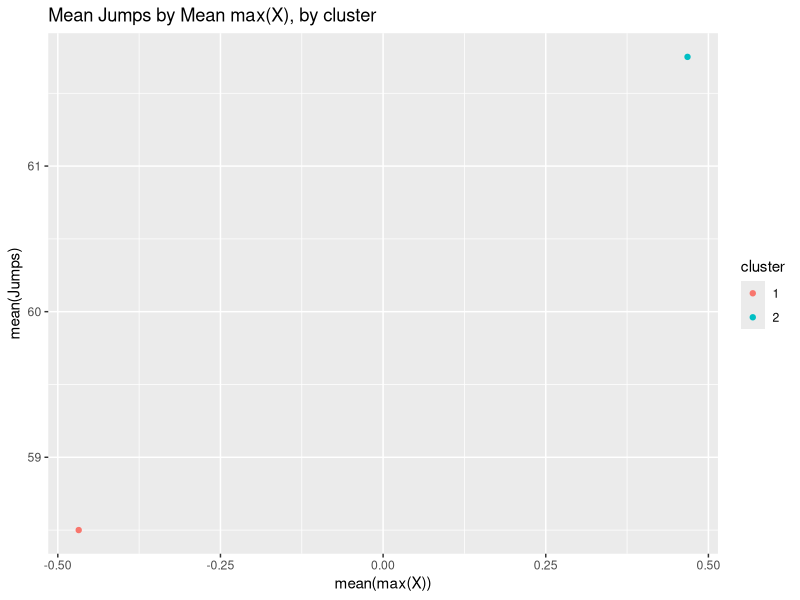
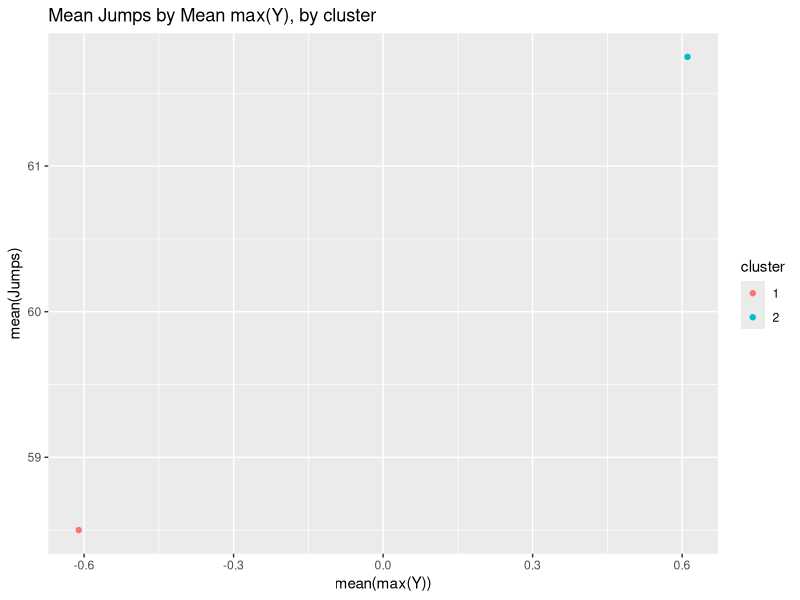
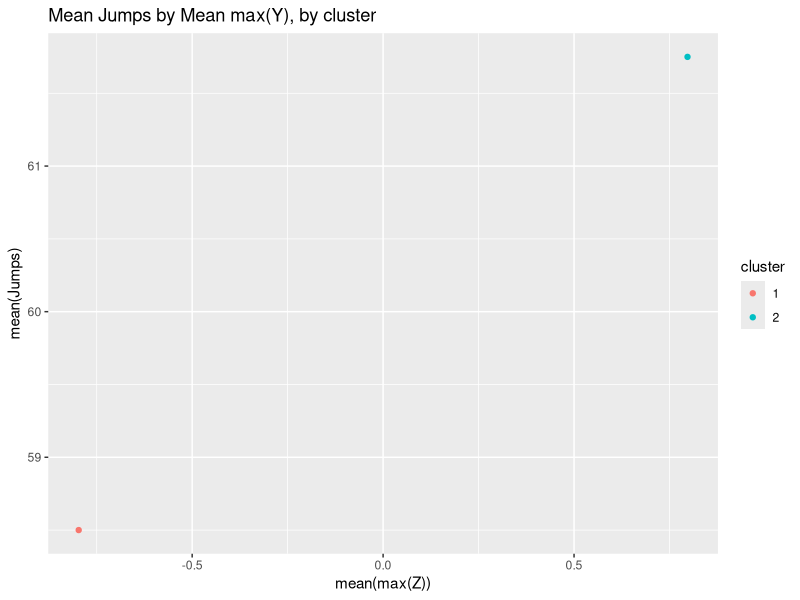
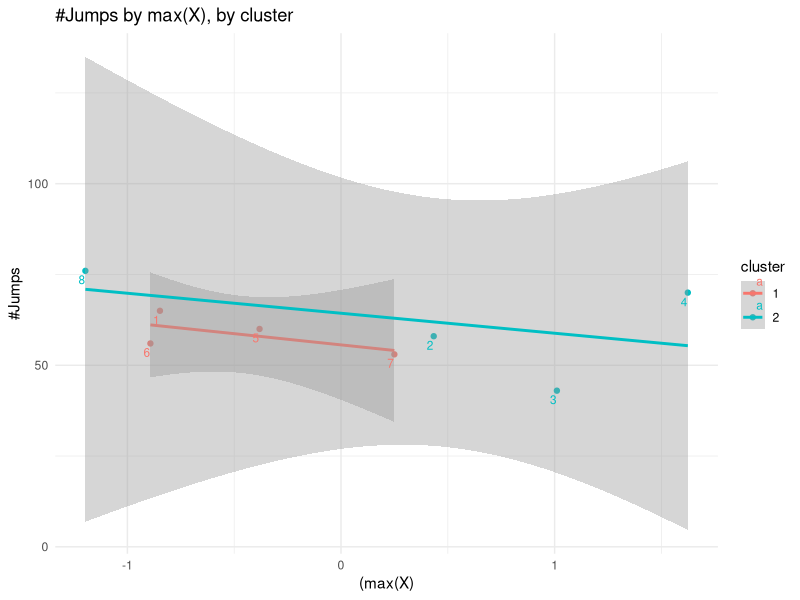
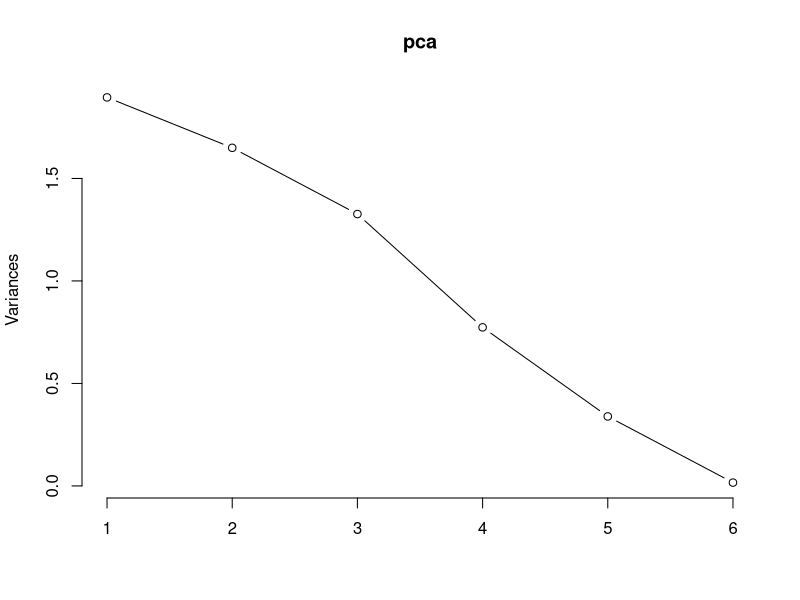
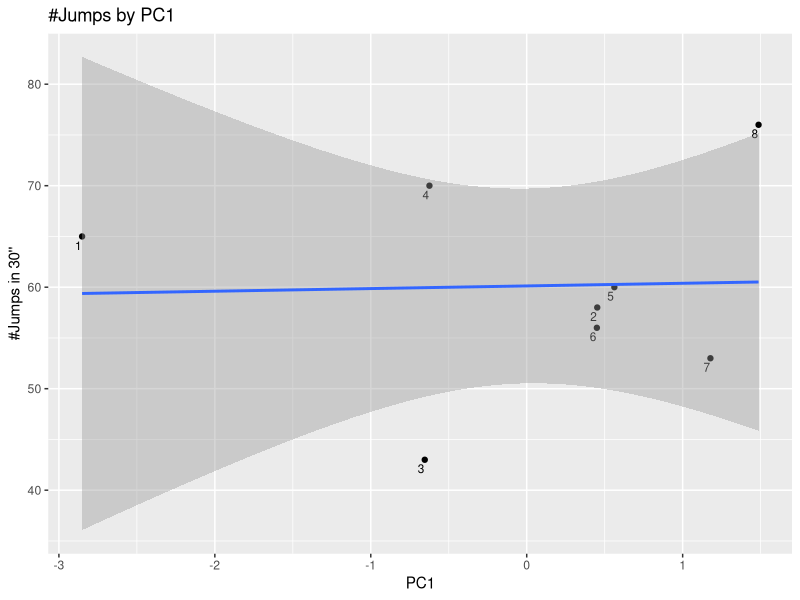
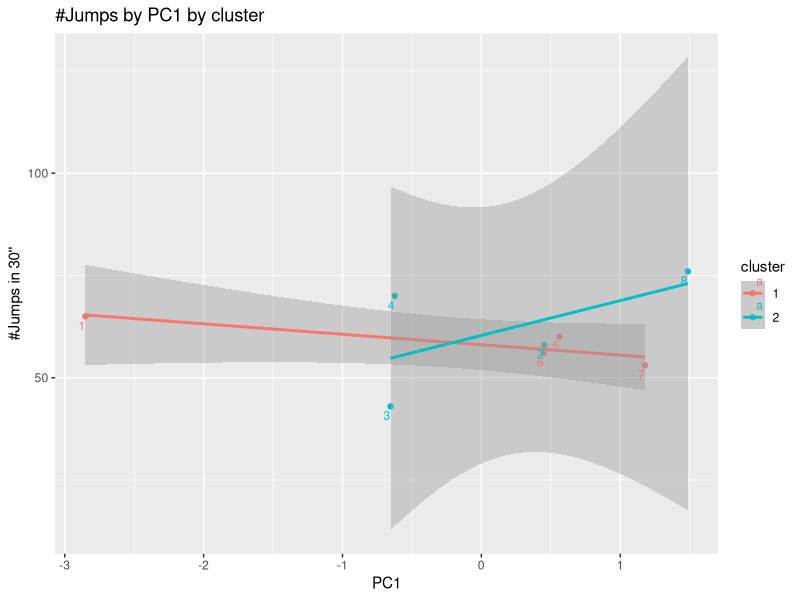

Reproduce these figures in R, in order.
## ---- chunk 1

# In our activity we did not specify who are the novices and who are the experts
# Here is our methodology for this task: use K-means "using ONLY THE APP DATA" (as in the instruction)
# This means that only variables X_Value Y_Value and Z-Value will enter the K-means calculation
# From the results, we will see if the clusters have any correlation with #Jumps
# Hypothesis is that "experts" will have jumped more than "novices" 

library(dplyr)
library(tidyr)
library(ggplot2)
library(stringr)

DF <- read.csv("jump_datagroup.csv")
DF$ID <- c(1:8)
DF1 <- select(DF, 4:6)
DF2 <- data.frame(scale(DF1)) #scale data to be used in K-means

# K-means data frame
fit <- kmeans(DF2, 2) # 2 clusters: experts/novices
DF3 <- data.frame(DF2, fit$cluster)
DF3$cluster <- as.factor(fit$cluster)
DF3 <- DF3 %>% select(-fit.cluster)
DF3$jumps <- DF$jumps
DF3$id <- DF$ID
DF3$names <- DF$id

# Graph 1: See mean(#jumps) by cluster 
# Cluster 1 (Dan, Daisy, Yen-Ling and Qianhui) jumped more on average than Cluster 2 (Amanda, Aniket, Junhao, Xinyuan)
# It is a strong conclusion (for the weak data we have), but Cluster 1 is for Experts and 2 for Novices
# The graphs below are generated for all X-Y-Z dimensions because it is had to know if participants held their cellphones in a consistent manner
DF4 <- DF3 %>% group_by(cluster) %>% summarise(avgX = mean(X_value), avgY = mean(Y_value), avgZ = mean(Z_value), avgJ=mean(jumps))

ggplot(DF4, aes(avgX, avgJ, colour = cluster)) + geom_point() + xlab("mean(max(X))") + ylab("mean(Jumps)") + ggtitle("Mean Jumps by Mean max(X), by cluster")
ggplot(DF4, aes(avgY, avgJ, colour = cluster)) + geom_point() + xlab("mean(max(Y))") + ylab("mean(Jumps)") + ggtitle("Mean Jumps by Mean max(Y), by cluster")
ggplot(DF4, aes(avgZ, avgJ, colour = cluster)) + geom_point() + xlab("mean(max(Z))") + ylab("mean(Jumps)") + ggtitle("Mean Jumps by Mean max(Y), by cluster")


# Graph 2: Don't average across clusters. See all data points in graph : Stick to X dimension this time 
ggplot(DF3, aes(X_value, jumps, colour = cluster, label=id)) + geom_point() + xlab("(max(X)") + ylab("#Jumps") + geom_smooth(method='lm',formula=y~x) + geom_text(aes(label=id),hjust=1, vjust=1.5, size=3) +  ggtitle("#Jumps by max(X), by cluster") + theme_minimal() 

## ---- chunk 2

DFF <- select(DF, -c(1:6))

pca <- prcomp(DFF, scale. = TRUE)
summary(pca)

plot(pca, type = "lines") 
pca$rotation 
pca$x

# Inspect loadings 
DFF2 <- as.data.frame(pca$rotation)

    # PC1: -Q1, -Q4, -Q5, +Q3. It is hard to understand what it represents exactly. >PC1, >Jumps?
    # Q1	I consider myself a great jumper
    # Q2	How often do you exercise?
    # Q3	Did you feel tired after jumping for 30 seconds?
    # Q4	Do you have any health condition that makes jumping difficult?
    # Q5	I consider exercising a joyful activity

#PLOT
jumpPC <- as.data.frame(pca$x)
jumpPC$jump <- DF$jumps
jumpPC$id <- DF$ID

ggplot(jumpPC, aes(PC1, jump, label=id)) + geom_point() + xlab("PC1") + ylab("#Jumps in 30''") + geom_text(aes(label=id),hjust=1, vjust=1.5, size=3)+ geom_smooth(method='lm',formula=y~x) + ggtitle("#Jumps by PC1") 


## ---- chunk 3
# Graph #jumps/PC1 by cluster
jumpPC$cluster <- as.factor(DF3$cluster)

ggplot(jumpPC, aes(PC1, jump, color=cluster, label=id)) + geom_point() + xlab("PC1") + ylab("#Jumps in 30''") + geom_smooth(method='lm',formula=y~x) + geom_text(aes(label=id),hjust=1, vjust=1.5, size=3) + ggtitle("#Jumps by PC1 by cluster")

# What's better? (cluster, PC, raw data):
# Devise intervention: 
